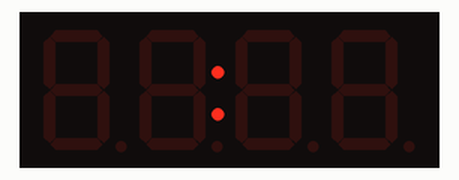
Bench run of a program on a simulated Arduino Uno, built with avr-gcc and run on an emulated ATmega328P. On the bench: 4-digit seven-segment display.

Above: at 0.25 s.
At 2.1 s:
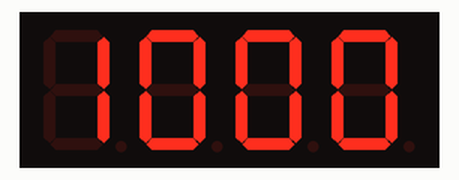
At 11.1 s:
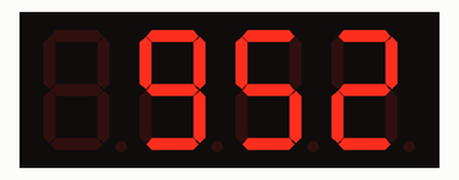
At 20.1 s:
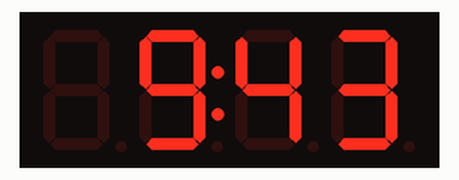
At 29.1 s:
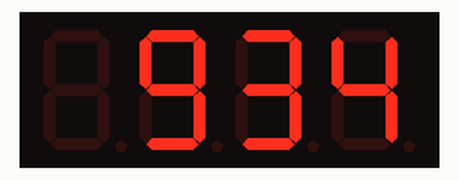
At 39.1 s:
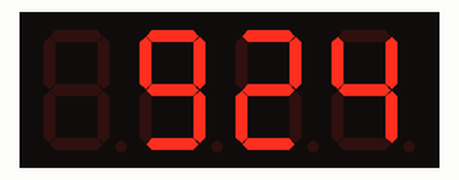

The program:

main.cpp
```cpp
#include <Arduino.h>
#include <Wire.h>
// #include <Adafruit_GFX.h>
#include "Adafruit_LEDBackpack.h"

Adafruit_7segment matrix = Adafruit_7segment();
// unsigned long current_time = 0;
unsigned long previous_time = 0;
unsigned long start_time = 0;
unsigned long counter_time = 600000UL;                 // czas do odliczenia w ms UL
int time_to_calc = counter_time / 1000;               // przeliczenie czasu do odliczenia z ms na sekundy
int time_to_display = 0;                              // zmienna do przechowywania wartości wyświetlanej na wyświetlaczu
bool trigger = true;                                  // zmienna uruchamiająca odliczanie
bool colon_status;

void setup() {
  // #ifndef __AVR_ATtiny85__
  // Serial.begin(9600);
  // Serial.println("7 Segment Backpack Test");
  // #endif
  matrix.begin(0x70);                                 // ustawienie adresu wyświetlacza, wartość domyślna 0x70
  matrix.blinkRate(0);                                // ustawienie migania wyświetlacza, domyślnie 0 - brak migania
  matrix.setBrightness(0);                            // ustawienie jasności wyświetlacza, domyślnie 0 - minimum, 15 - max
}

int display_time (int time) {
  return time / 60 * 100 + time % 60;                 // przeliczenie sekund na wartość do wyświetlenia na ekranie, minuty i sekundy
}

void loop() {
  matrix.blinkRate(2);
  matrix.drawColon(true);
  matrix.writeDisplay();
  delay(2000);
  while (trigger == true)
  {
    matrix.blinkRate(0);
    colon_status = false;
    matrix.drawColon(colon_status);
    // time_to_display = time_to_calc / 60 * 100 + time_to_calc % 60;
    matrix.print(display_time(time_to_calc), DEC);
    matrix.writeDisplay();
    delay(1000);
    // current_time = millis();
    start_time = millis();
    previous_time = start_time;
    while (start_time + counter_time > millis())
    {
      // matrix.writeDigitNum(1, counter_time / 60000UL, false);
      // matrix.writeDisplay();
      if (millis() - previous_time >= 1000UL)
      {
        previous_time = millis();
        time_to_calc -= 1;
        // time_to_display = time_to_calc / 60 * 100 + time_to_calc % 60;
        time_to_display = display_time(time_to_calc);
        matrix.print(time_to_display, DEC);
        colon_status = !colon_status;
        matrix.drawColon(colon_status);
        matrix.writeDisplay();
      }
      // current_time = millis();
    }
    trigger = false;
  }
  matrix.print(0000);
  matrix.drawColon(true);
  matrix.blinkRate(2);
  matrix.writeDisplay();
}
```

Measured:
- what the display in image 1 shows lasts 2.0 s, from 2.0 s to 4.0 s
- what the display in image 2 shows lasts 1.0 s, from 11.0 s to 12.0 s
